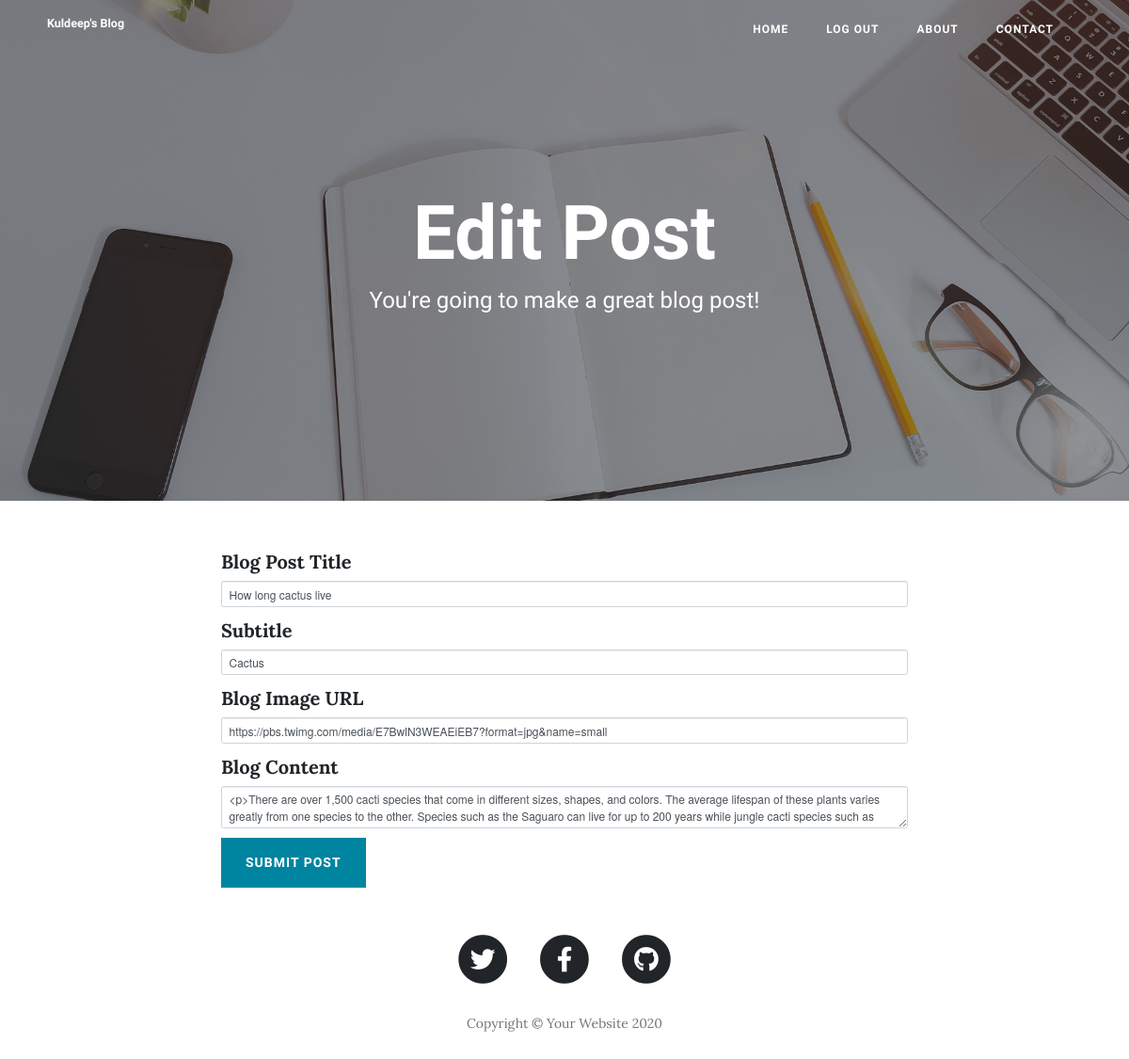
Page /edit-post/1 (signed in) on the earlier database version.
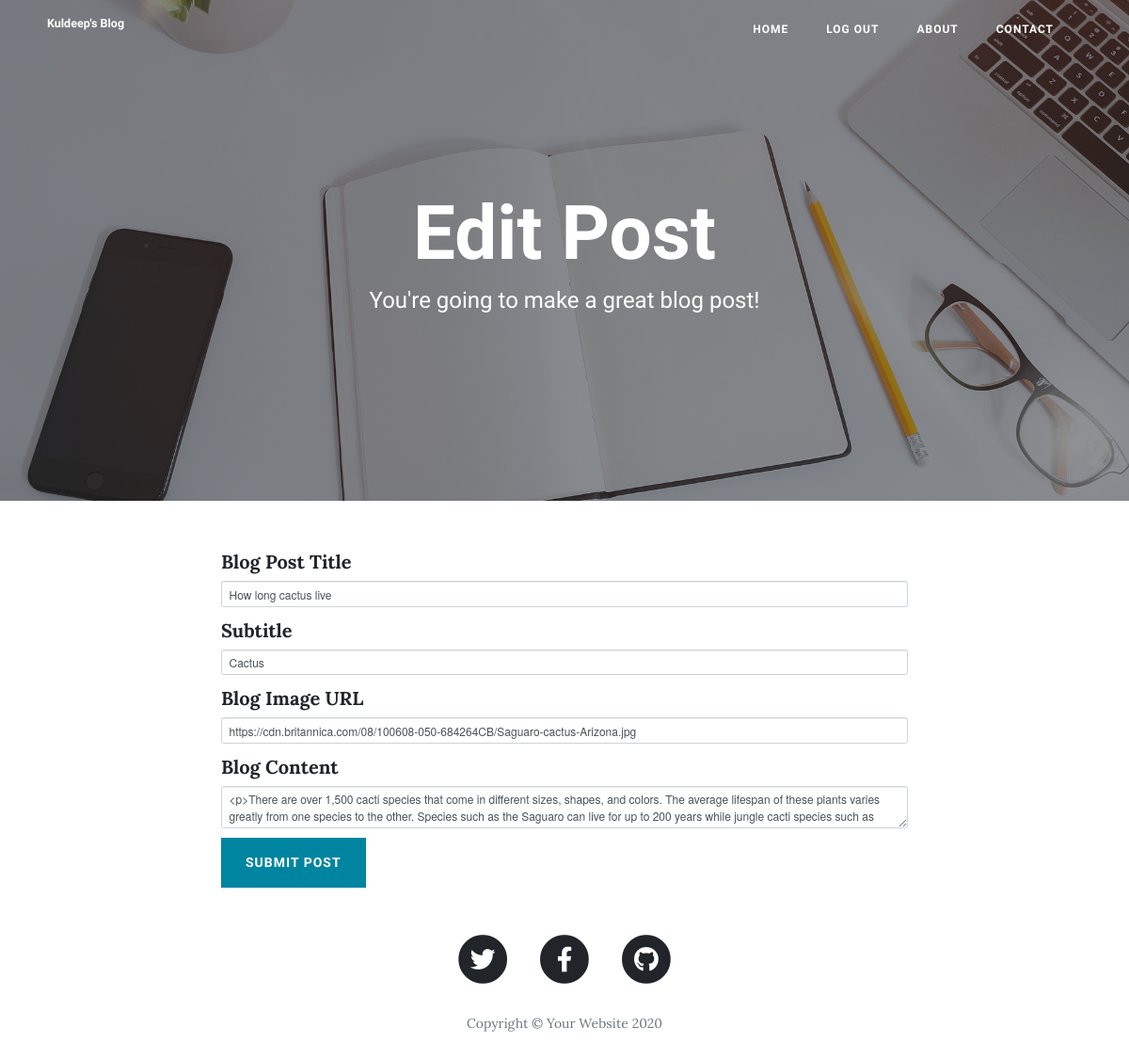
Same page on the later database version.
### main.py (models this page shows)
class BlogPost(db.Model):
    __tablename__ = "blog_posts"
    id = db.Column(db.Integer, primary_key=True)
    author = relationship("User", back_populates="posts")
    author_id = db.Column(db.Integer, db.ForeignKey("users.id"))
    title = db.Column(db.String(250), unique=True, nullable=False)
    subtitle = db.Column(db.String(250), nullable=False)
    date = db.Column(db.String(250), nullable=False)
    body = db.Column(db.Text, nullable=False)
    img_url = db.Column(db.String(250), nullable=False)
    comments = relationship("Comment", back_populates="parent_post")

### main.py (the view, shortened to what this page needs)
@app.route("/edit-post/<int:post_id>",methods=["GET","POST"])
@admin_only
def edit_post(post_id):
    post = BlogPost.query.get(post_id)
    edit_form = CreatePostForm(
        title=post.title,
        subtitle=post.subtitle,
        img_url=post.img_url,
        body=post.body
    )
    return render_template("make-post.html", form=edit_form, is_edit=True, current_user=current_user)

### forms.py
class CreatePostForm(FlaskForm):
    title = StringField("Blog Post Title", validators=[DataRequired()])
    subtitle = StringField("Subtitle", validators=[DataRequired()])
    img_url = StringField("Blog Image URL", validators=[DataRequired(), URL()])
    body = CKEditorField("Blog Content", validators=[DataRequired()])
    submit = SubmitField("Submit Post")

### main.py (called while the page is built)
def admin_only(f):
    @wraps(f)
    def decorated(*args, **kwargs):
        try:
            the_id = current_user.id
        except:
            print("no user")
            the_id = 0
        if the_id == 1:
            return f(*args, **kwargs)
        return abort(403)
    return decorated

@login_manager.user_loader
def load_user(user_id):
    return User.query.get(int(user_id))

### templates/make-post.html (shortened to what this page needs)
{% extends 'bootstrap/base.html' %}
{% import "bootstrap/wtf.html" as wtf %}
{% block content %}
{% include "header.html" %}
  <header class="masthead" style="background-image: url('{{ url_for('static', filename='img/edit-bg.jpg')}}')">
    <div class="overlay"></div>
    <div class="container">
      <div class="row">
        <div class="col-lg-8 col-md-10 mx-auto">
          <div class="page-heading">
            {% if is_edit: %}
            <h1>Edit Post</h1>
            {% else: %}
            <h1>New Post</h1>
            {% endif %}
            <span class="subheading">You're going to make a great blog post!</span>
          </div>
        </div>
      </div>
    </div>
  </header>
  <div class="container">
    <div class="row">
      <div class="col-lg-8 col-md-10 mx-auto">
        {{ wtf.quick_form(form, novalidate=True, button_map={"submit": "primary"}) }}
      </div>
    </div>
  </div>
{% include "footer.html" %}
{% endblock %}

### templates/header.html (shortened to what this page needs)
<!DOCTYPE html>
<html lang="en">
<head>
  <link href="{{ url_for('static', filename='vendor/bootstrap/css/bootstrap.min.css') }}" rel="stylesheet">
  <link href="{{ url_for('static', filename='vendor/fontawesome-free/css/all.min.css')}}" rel="stylesheet" type="text/css">
  <link href="{{ url_for('static', filename='css/clean-blog.min.css')}}" rel="stylesheet">
</head>
<body>
  <nav class="navbar navbar-expand-lg navbar-light fixed-top" id="mainNav">
    <div class="container">
      <a class="navbar-brand" href="{{url_for('get_all_posts')}}">Kuldeep's Blog</a>
      <div class="collapse navbar-collapse" id="navbarResponsive">
        <ul class="navbar-nav ml-auto">
          <li class="nav-item">
            <a class="nav-link" href="{{ url_for('get_all_posts') }}">Home</a>
          </li>
        {% if  not current_user.is_authenticated: %}
          <li class="nav-item">
            <a class="nav-link" href="{{ url_for('login') }}">Login</a>
          </li>
          <li class="nav-item">
            <a class="nav-link" href="{{ url_for('register') }}">Register</a>
          </li>
        {% else: %}
          <li class="nav-item">
            <a class="nav-link" href="{{ url_for('logout') }}">Log Out</a>
          </li>
        {% endif %}
          <li class="nav-item">
            <a class="nav-link" href="{{ url_for('about') }}">About</a>
          </li>
          <li class="nav-item">
            <a class="nav-link" href="{{ url_for('contact') }}">Contact</a>
          </li>
        </ul>
      </div>
    </div>
  </nav>

### templates/footer.html (shortened to what this page needs)
  <footer>
    <div class="container">
      <div class="row">
        <div class="col-lg-8 col-md-10 mx-auto">
          <ul class="list-inline text-center">
            <li class="list-inline-item">
              <a href="#">
                <span class="fa-stack fa-lg">
                  <i class="fas fa-circle fa-stack-2x"></i>
                  <i class="fab fa-twitter fa-stack-1x fa-inverse"></i>
                </span>
              </a>
            </li>
            <li class="list-inline-item">
              <a href="#">
                <span class="fa-stack fa-lg">
                  <i class="fas fa-circle fa-stack-2x"></i>
                  <i class="fab fa-facebook-f fa-stack-1x fa-inverse"></i>
                </span>
              </a>
            </li>
            <li class="list-inline-item">
              <a href="#">
                <span class="fa-stack fa-lg">
                  <i class="fas fa-circle fa-stack-2x"></i>
                  <i class="fab fa-github fa-stack-1x fa-inverse"></i>
                </span>
              </a>
            </li>
          </ul>
          <p class="copyright text-muted">Copyright &copy; Your Website 2020</p>
        </div>
      </div>
    </div>
  </footer>
</body>
</html>

Differences in the rows shown:
changed BlogPost "How long cactus live": img_url "https://pbs.twimg.com/media/E7BwlN3WEAEiEB7?format=jpg&name=small" → "https://cdn.britannica.com/08/100608-050-684264CB/Saguaro-cactus-Arizona.jpg"
